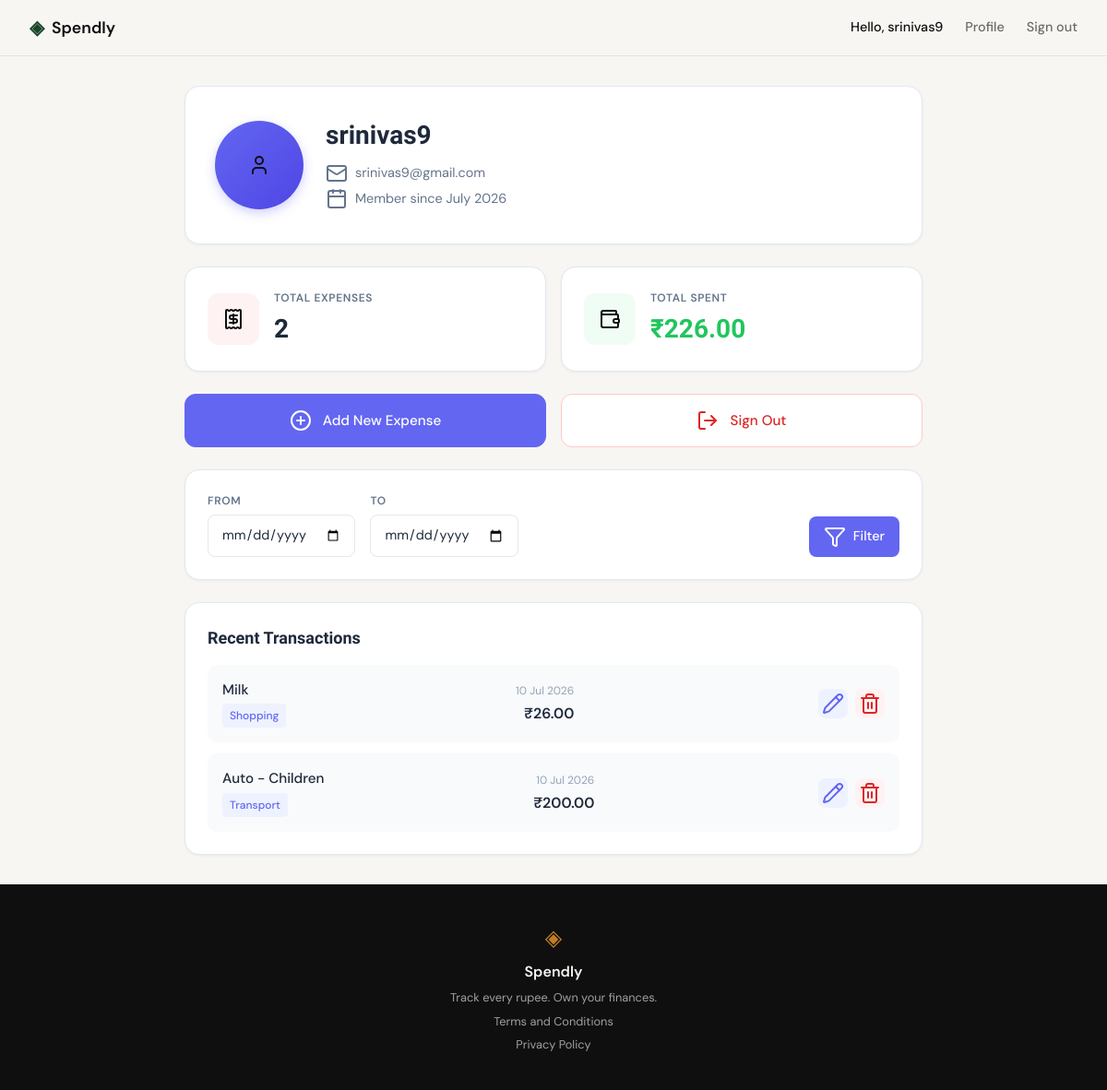
The page /profile (signed in) on the database as committed earlier.
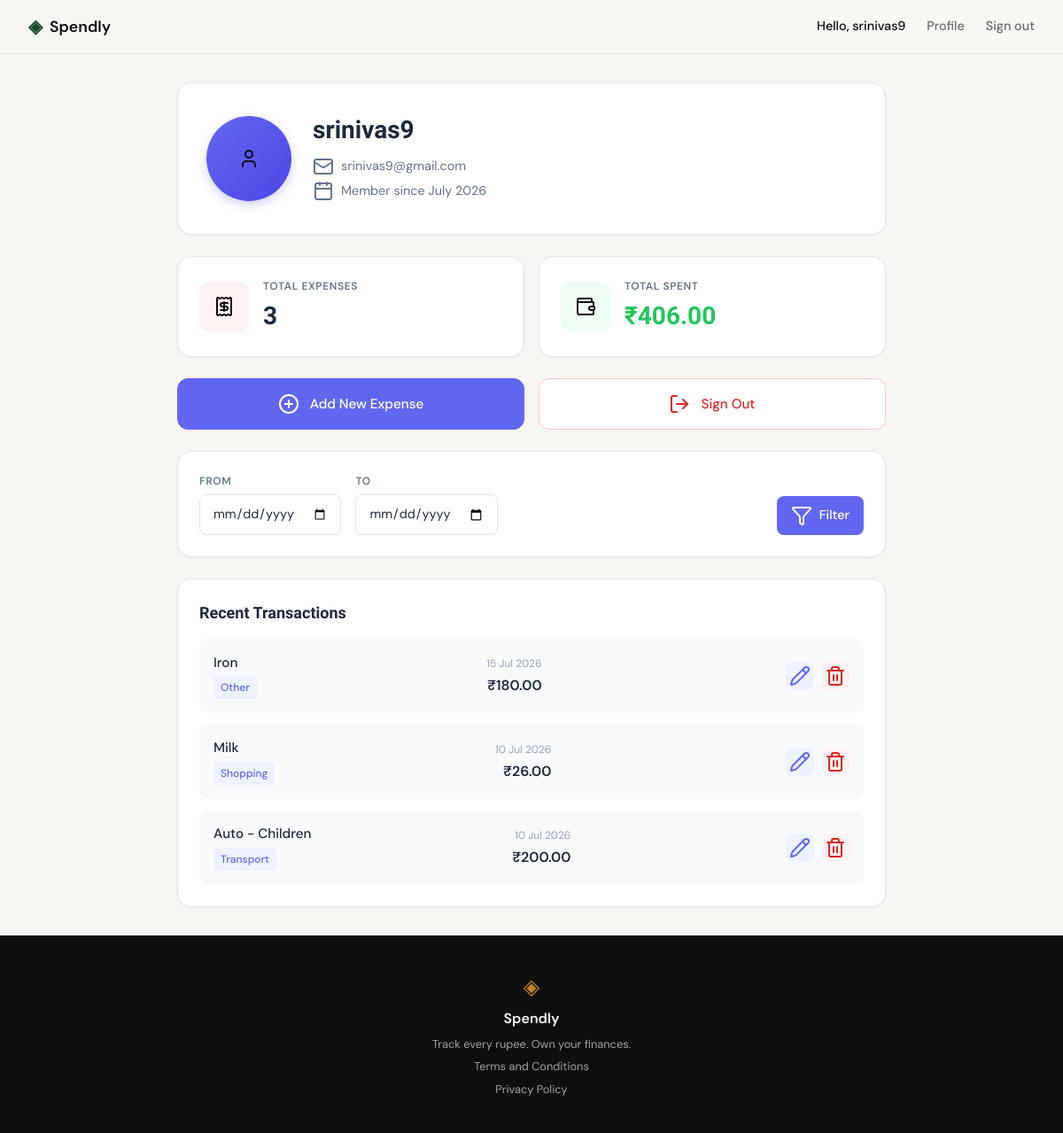
The same page on the database as committed later.
### tables this page shows
CREATE TABLE users (
            id INTEGER PRIMARY KEY AUTOINCREMENT,
            name TEXT NOT NULL,
            email TEXT NOT NULL UNIQUE,
            password TEXT NOT NULL,
            created_at TEXT NOT NULL
        );

CREATE TABLE expenses (
            id INTEGER PRIMARY KEY AUTOINCREMENT,
            user_id INTEGER NOT NULL,
            amount REAL NOT NULL,
            description TEXT NOT NULL,
            category TEXT NOT NULL,
            date TEXT NOT NULL,
            created_at TEXT NOT NULL,
            FOREIGN KEY (user_id) REFERENCES users(id) ON DELETE CASCADE
        );

### app.py (the view)
@app.route("/profile")
def profile():
    user_id = session.get("user_id")
    if not user_id:
        flash("Please sign in to view your profile.")
        return redirect(url_for("login"))
    user = get_user_by_id(user_id)
    if not user:
        session.clear()
        return redirect(url_for("login"))
    start_date = request.args.get("start_date", "").strip()
    end_date = request.args.get("end_date", "").strip()
    if start_date or end_date:
        summary = get_expense_summary_filtered(user_id, start_date or None, end_date or None)
        recent_expenses = get_filtered_expenses(user_id, start_date or None, end_date or None, limit=None)
    else:
        summary = get_expense_summary(user_id)
        recent_expenses = get_recent_expenses(user_id, limit=5)
    try:
        created = datetime.fromisoformat(user["created_at"])
        member_since = created.strftime("%B %Y")  # e.g., "June 2026"
    except:
        member_since = "Unknown"
    def format_date(date_str):
        if not date_str:
            return ""
        try:
            dt = datetime.strptime(date_str, "%Y-%m-%d")
            return dt.strftime("%d %b %Y")  # e.g., "15 Jul 2026"
        except:
            return date_str
    for expense in recent_expenses:
        expense["date_display"] = format_date(expense["date"])
    return render_template(
        "profile.html",
        user=user,
        expense_count=summary["count"],
        total_spent=summary["total"],
        member_since=member_since,
        recent_expenses=recent_expenses,
        start_date=start_date,
        end_date=end_date
    )

### database/db.py (called while the page is built)
def get_db():
    try:
        from flask import current_app
        db_path = current_app.config.get('DATABASE', DB_PATH)
    except RuntimeError:
        db_path = DB_PATH
    conn = sqlite3.connect(db_path)
    conn.row_factory = sqlite3.Row
    conn.execute("PRAGMA foreign_keys = ON")
    return conn

def get_user_by_id(user_id):
    conn = get_db()
    user = conn.execute(
        "SELECT id, name, email, created_at FROM users WHERE id = ?",
        (user_id,)
    ).fetchone()
    conn.close()
    return user

def get_expense_summary(user_id):
    conn = get_db()
    result = conn.execute(
        "SELECT COUNT(*) as count, COALESCE(SUM(amount), 0) as total FROM expenses WHERE user_id = ?",
        (user_id,)
    ).fetchone()
    conn.close()
    return {"count": result["count"], "total": result["total"]}

def get_recent_expenses(user_id, limit=5):
    conn = get_db()
    results = conn.execute(
        "SELECT id, amount, description, category, date FROM expenses WHERE user_id = ? ORDER BY date DESC, id DESC LIMIT ?",
        (user_id, limit)
    ).fetchall()
    conn.close()
    return [dict(row) for row in results]

### templates/profile.html (shortened to what this page needs)
{% extends "base.html" %}
{% block head %}
<link rel="stylesheet" href="{{ url_for('static', filename='css/profile.css') }}">
{% endblock %}
{% block content %}
<section class="profile-section">
    <div class="profile-container">
        <div class="profile-header-card">
            <div class="profile-avatar">
                <i data-lucide="user"></i>
            </div>
            <div class="profile-info">
                <h1 class="profile-name">{{ user.name }}</h1>
                <p class="profile-email">
                    <i data-lucide="mail"></i> {{ user.email }}
                </p>
                <p class="profile-member-since">
                    <i data-lucide="calendar"></i> Member since {{ member_since }}
                </p>
            </div>
        </div>
        <div class="profile-summary-grid">
            <div class="profile-summary-card">
                <div class="summary-icon expenses">
                    <i data-lucide="receipt"></i>
                </div>
                <div class="summary-content">
                    <span class="summary-label">Total Expenses</span>
                    <span class="summary-value">{{ expense_count }}</span>
                </div>
            </div>
            <div class="profile-summary-card">
                <div class="summary-icon amount">
                    <i data-lucide="wallet"></i>
                </div>
                <div class="summary-content">
                    <span class="summary-label">Total Spent</span>
                    <span class="summary-value currency">₹{{ "{:,.2f}".format(total_spent) }}</span>
                </div>
            </div>
        </div>
        <div class="profile-actions">
            <a href="{{ url_for('add_expense') }}" class="profile-action-btn primary">
                <i data-lucide="plus-circle"></i>
                Add New Expense
            </a>
            <a href="{{ url_for('logout') }}" class="profile-action-btn danger">
                <i data-lucide="log-out"></i>
                Sign Out
            </a>
        </div>
        <div class="date-filter-card">
            <form method="GET" action="{{ url_for('profile') }}" class="date-filter-form">
                <div class="date-filter-inputs">
                    <div class="date-input-group">
                        <label for="start_date">From</label>
                        <input type="date" id="start_date" name="start_date" value="{{ start_date }}">
                    </div>
                    <div class="date-input-group">
                        <label for="end_date">To</label>
                        <input type="date" id="end_date" name="end_date" value="{{ end_date }}">
                    </div>
                </div>
                <div class="date-filter-buttons">
                    <button type="submit" class="filter-btn">
                        <i data-lucide="filter"></i>
                        Filter
                    </button>
                </div>
            </form>
        </div>
        <div class="recent-transactions">
            <h2 class="section-title">Recent Transactions</h2>
            {% if recent_expenses %}
            <div class="transactions-list">
                {% for expense in recent_expenses %}
                <div class="transaction-item">
                    <div class="transaction-info">
                        <span class="transaction-desc">{{ expense.description }}</span>
                        <span class="transaction-category">{{ expense.category }}</span>
                    </div>
                    <div class="transaction-details">
                        <span class="transaction-date">{{ expense.date_display }}</span>
                        <span class="transaction-amount">₹{{ "{:,.2f}".format(expense.amount) }}</span>
                    </div>
                    <div class="transaction-actions">
                        <a href="{{ url_for('edit_expense', id=expense.id) }}" class="transaction-action-btn edit" title="Edit">
                            <i data-lucide="pencil"></i>
                        </a>
                        <form method="POST" action="{{ url_for('delete_expense', id=expense.id) }}" class="delete-form" onsubmit="return confirm('Are you sure you want to delete this expense?');">
                            <button type="submit" class="transaction-action-btn delete" title="Delete">
                                <i data-lucide="trash-2"></i>
                            </button>
                        </form>
                    </div>
                </div>
                {% endfor %}
            </div>
            {% else %}
            <div class="empty-state">
                <i data-lucide="receipt"></i>
                <p>No expenses yet</p>
                <a href="{{ url_for('add_expense') }}" class="empty-state-link">Add your first expense</a>
            </div>
            {% endif %}
        </div>
    </div>
</section>
{% endblock %}

### templates/base.html (shortened to what this page needs)
<!DOCTYPE html>
<html lang="en">
<head>
    <script src="https://cdn.tailwindcss.com"></script>
    <link rel="stylesheet" href="{{ url_for('static', filename='css/style.css') }}">
    {% block head %}{% endblock %}
</head>
<body>
    <nav class="navbar">
        <div class="nav-inner">
            <a href="{{ url_for('landing') }}" class="nav-brand">
                <span class="brand-icon">◈</span>
                <span class="brand-name">Spendly</span>
            </a>
            <div class="nav-links">
                {% if session.get('user_id') %}
                    <span class="nav-user">Hello, {{ session.get('user_name', '') }}</span>
                    <a href="{{ url_for('profile') }}">Profile</a>
                    <a href="{{ url_for('logout') }}">Sign out</a>
                {% else %}
                    <a href="{{ url_for('login') }}">Sign in</a>
                    <a href="{{ url_for('register') }}" class="nav-cta">Get started</a>
                {% endif %}
            </div>
        </div>
    </nav>
    <main class="main-content">
        {% block content %}{% endblock %}
    </main>
    <footer class="footer">
        <div class="footer-inner">
            <span class="brand-icon">◈</span>
            <span class="footer-name">Spendly</span>
            <p class="footer-copy">Track every rupee. Own your finances.</p>
            <a href="{{ url_for('terms') }}">Terms and Conditions</a>
            <a href="{{ url_for('privacy') }}">Privacy Policy</a>
        </div>
    </footer>
</body>
</html>

### static/css/style.css (style rules this page uses)
:root { --ink: #0f0f0f; --ink-soft: #2d2d2d; --ink-muted: #6b6b6b; --ink-faint: #a0a0a0; --paper: #f7f6f3; --paper-warm: #f0ede6; --paper-card: #ffffff; --accent: #1a472a; --accent-light: #e8f0eb; --accent-2: #c17f24; --accent-2-light: #fdf3e3; --danger: #c0392b; --danger-light: #fdecea; --success: #1F9D73; --success-light: #E7F5EF; --border: #e4e1da; --border-soft: #eeebe4; --font-display: 'DM Serif Display', Georgia, serif; --font-body: 'DM Sans', system-ui, sans-serif; --max-width: 1200px; --auth-width: 440px; --radius-sm: 6px; --radius-md: 12px; --radius-lg: 20px; }
body { background: #F8F8F8; }
*, *::before, *::after { box-sizing: border-box; margin: 0; padding: 0; }
html { font-size: 16px; scroll-behavior: smooth; }
body { background: var(--paper); color: var(--ink); font-family: var(--font-body); font-size: 1rem; line-height: 1.6; -webkit-font-smoothing: antialiased; }
a { color: inherit; text-decoration: none; }
.navbar { position: sticky; top: 0; z-index: 100; background: var(--paper); border-bottom: 1px solid var(--border); padding: 0 2rem; }
.nav-inner { max-width: var(--max-width); margin: 0 auto; height: 60px; display: flex; align-items: center; justify-content: space-between; }
.nav-brand { display: flex; align-items: center; gap: 0.5rem; font-family: var(--font-body); font-weight: 600; font-size: 1.1rem; color: var(--ink); }
.brand-icon { color: var(--accent); font-size: 1.3rem; }
.brand-name { color: var(--ink); }
.nav-links { display: flex; align-items: center; gap: 1.5rem; font-size: 0.9rem; font-weight: 500; }
.nav-links a { color: var(--ink-muted); transition: color 0.2s; }
.main-content { min-height: calc(100vh - 60px - 100px); }
.footer { background: var(--ink); color: var(--paper); padding: 2.5rem 2rem; text-align: center; }
.footer-inner { display: flex; flex-direction: column; align-items: center; gap: 0.4rem; }
.footer .brand-icon { color: var(--accent-2); font-size: 1.5rem; }
.footer-name { font-weight: 600; font-size: 1rem; }
.footer-copy { font-size: 0.8rem; color: var(--ink-faint); }
.footer-inner a { font-size: 0.8rem; color: var(--ink-faint); margin: 0 0.5rem; }
.profile-section { min-height: calc(100vh - 60px - 100px); padding: 3rem 2rem; }
.profile-container { max-width: 720px; margin: 0 auto; display: flex; flex-direction: column; gap: 1.5rem; }
.profile-header-card { background: var(--paper-card); border: 1px solid var(--border); border-radius: var(--radius-md); padding: 2rem; display: flex; align-items: center; gap: 1.5rem; }
.profile-avatar { width: 80px; height: 80px; background: var(--accent-light); border-radius: 50%; display: flex; align-items: center; justify-content: center; flex-shrink: 0; }
.profile-info { flex: 1; }
.profile-name { font-family: var(--font-display); font-size: 1.75rem; color: var(--ink); margin-bottom: 0.5rem; }
.profile-email, .profile-member-since { display: flex; align-items: center; gap: 0.5rem; font-size: 0.9rem; color: var(--ink-muted); margin-bottom: 0.25rem; }
.profile-summary-grid { display: grid; grid-template-columns: repeat(2, 1fr); gap: 1rem; }
.profile-summary-card { background: var(--paper-card); border: 1px solid var(--border); border-radius: var(--radius-md); padding: 1.5rem; display: flex; align-items: center; gap: 1rem; }
.summary-icon { width: 48px; height: 48px; background: var(--accent-light); border-radius: var(--radius-sm); display: flex; align-items: center; justify-content: center; }
.summary-content { display: flex; flex-direction: column; gap: 0.25rem; }
.summary-label { font-size: 0.8rem; font-weight: 500; color: var(--ink-muted); text-transform: uppercase; letter-spacing: 0.05em; }
.summary-value { font-family: var(--font-display); font-size: 1.5rem; color: var(--ink); }

Rows that differ between the two databases and show on the page:
added expenses: description "Iron", category "Other", date_display "15 Jul 2026", amount "180.00"
Other text that changed with them:
{{ expense_count }}: "2" → "3"
{{ "{:,.2f}".format(total_spent) }}: "226.00" → "406.00"
